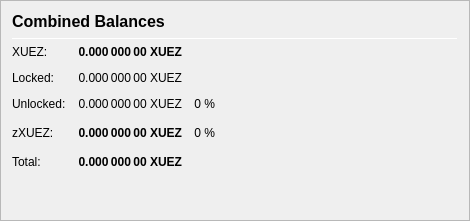
                   <widget class="QFrame" name="frame_CombinedBalances">
                    <property name="minimumSize">
                     <size>
                      <width>470</width>
                      <height>0</height>
                     </size>
                    </property>
                    <property name="frameShape">
                     <enum>QFrame::StyledPanel</enum>
                    </property>
                    <property name="frameShadow">
                     <enum>QFrame::Raised</enum>
                    </property>
                    <layout class="QVBoxLayout" name="verticalLayout_5">
                     <item>
                      <layout class="QHBoxLayout" name="horizontalLayout_5" stretch="0">
                       <item>
                        <widget class="QLabel" name="label_5z">
                         <property name="minimumSize">
                          <size>
                           <width>0</width>
                           <height>20</height>
                          </size>
                         </property>
                         <property name="font">
                          <font>
                           <pointsize>12</pointsize>
                           <weight>75</weight>
                           <bold>true</bold>
                          </font>
                         </property>
                         <property name="toolTip">
                          <string>Combined Balances (including unconfirmed and immature coins)</string>
                         </property>
                         <property name="text">
                          <string>&lt;html&gt;&lt;head/&gt;&lt;body&gt;&lt;p&gt;Combined Balances&lt;/p&gt;&lt;/body&gt;&lt;/html&gt;</string>
                         </property>
                        </widget>
                       </item>
                      </layout>
                     </item>
                     <item>
                      <widget class="Line" name="line_CombinedBalance">
                       <property name="minimumSize">
                        <size>
                         <width>0</width>
                         <height>1</height>
                        </size>
                       </property>
                       <property name="maximumSize">
                        <size>
                         <width>16777215</width>
                         <height>1</height>
                        </size>
                       </property>
                       <property name="orientation">
                        <enum>Qt::Horizontal</enum>
                       </property>
                      </widget>
                     </item>
                     <item>
                      <layout class="QGridLayout" name="gridLayout_3">
                       <property name="spacing">
                        <number>12</number>
                       </property>
                       <item row="4" column="1">
                        <widget class="QLabel" name="labelzBalancez">
                         <property name="font">
                          <font>
                           <weight>75</weight>
                           <bold>true</bold>
                          </font>
                         </property>
                         <property name="cursor">
                          <cursorShape>IBeamCursor</cursorShape>
                         </property>
                         <property name="toolTip">
                          <string>Total of transactions that have yet to be confirmed, and do not yet count toward the spendable balance</string>
                         </property>
                         <property name="text">
                          <string notr="true">0.000 000 00 XUEZ</string>
                         </property>
                         <property name="alignment">
                          <set>Qt::AlignRight|Qt::AlignTrailing|Qt::AlignVCenter</set>
                         </property>
                         <property name="textInteractionFlags">
                          <set>Qt::LinksAccessibleByMouse|Qt::TextSelectableByKeyboard|Qt::TextSelectableByMouse</set>
                         </property>
                        </widget>
                       </item>
                       <item row="6" column="1">
                        <widget class="QLabel" name="labelTotalz">
                         <property name="font">
                          <font>
                           <weight>75</weight>
                           <bold>true</bold>
                          </font>
                         </property>
                         <property name="cursor">
                          <cursorShape>IBeamCursor</cursorShape>
                         </property>
                         <property name="toolTip">
                          <string>Total Balance, including unconfirmed and immature coins.</string>
                         </property>
                         <property name="text">
                          <string notr="true">0.000 000 00 XUEZ</string>
                         </property>
                         <property name="alignment">
                          <set>Qt::AlignRight|Qt::AlignTrailing|Qt::AlignVCenter</set>
                         </property>
                         <property name="textInteractionFlags">
                          <set>Qt::LinksAccessibleByMouse|Qt::TextSelectableByKeyboard|Qt::TextSelectableByMouse</set>
                         </property>
                        </widget>
                       </item>
                       <item row="4" column="3">
                        <spacer name="horizontalSpacer_6">
                         <property name="orientation">
                          <enum>Qt::Horizontal</enum>
                         </property>
                         <property name="sizeHint" stdset="0">
                          <size>
                           <width>40</width>
                           <height>20</height>
                          </size>
                         </property>
                        </spacer>
                       </item>
                       <item row="6" column="0">
                        <widget class="QLabel" name="labelTotalTextz">
                         <property name="text">
                          <string>Total:</string>
                         </property>
                        </widget>
                       </item>
                       <item row="1" column="0">
                        <widget class="QLabel" name="labelBalanceTextz">
                         <property name="text">
                          <string>XUEZ:</string>
                         </property>
                        </widget>
                       </item>
                       <item row="1" column="1">
                        <widget class="QLabel" name="labelBalancez">
                         <property name="font">
                          <font>
                           <weight>75</weight>
                           <bold>true</bold>
                          </font>
                         </property>
                         <property name="cursor">
                          <cursorShape>IBeamCursor</cursorShape>
                         </property>
                         <property name="toolTip">
                          <string>Your current spendable balance</string>
                         </property>
                         <property name="text">
                          <string notr="true">0.000 000 00 XUEZ</string>
                         </property>
                         <property name="alignment">
                          <set>Qt::AlignRight|Qt::AlignTrailing|Qt::AlignVCenter</set>
                         </property>
                         <property name="textInteractionFlags">
                          <set>Qt::LinksAccessibleByMouse|Qt::TextSelectableByKeyboard|Qt::TextSelectableByMouse</set>
                         </property>
                        </widget>
                       </item>
                       <item row="4" column="0">
                        <widget class="QLabel" name="labelzBalanceTextz">
                         <property name="toolTip">
                          <string/>
                         </property>
                         <property name="text">
                          <string>zXUEZ:</string>
                         </property>
                        </widget>
                       </item>
                       <item row="4" column="2">
                        <widget class="QLabel" name="labelzXUEZPercent">
                         <property name="toolTip">
                          <string>Current percentage of zXUEZ.
If AutoMint is enabled this percentage will settle around the configured AutoMint percentage (default = 10%)</string>
                         </property>
                         <property name="text">
                          <string>0 %</string>
                         </property>
                         <property name="alignment">
                          <set>Qt::AlignRight|Qt::AlignTrailing|Qt::AlignVCenter</set>
                         </property>
                        </widget>
                       </item>
                       <item row="6" column="2">
                        <widget class="QLabel" name="label100Percent">
                         <property name="text">
                          <string/>
                         </property>
                         <property name="alignment">
                          <set>Qt::AlignRight|Qt::AlignTrailing|Qt::AlignVCenter</set>
                         </property>
                        </widget>
                       </item>
                       <item row="2" column="1">
                        <widget class="QLabel" name="labelLockedBalance">
                         <property name="toolTip">
                          <string>Locked XUEZ or Masternode collaterals. These are excluded from zXUEZ minting.</string>
                         </property>
                         <property name="text">
                          <string>0.000 000 00 XUEZ</string>
                         </property>
                         <property name="alignment">
                          <set>Qt::AlignRight|Qt::AlignTrailing|Qt::AlignVCenter</set>
                         </property>
                        </widget>
                       </item>
                       <item row="2" column="0">
                        <widget class="QLabel" name="labelLockedBalanceText">
                         <property name="toolTip">
                          <string>Locked XUEZ or Masternode collaterals. These are excluded from zXUEZ minting.</string>
                         </property>
                         <property name="text">
                          <string>Locked:</string>
                         </property>
                        </widget>
                       </item>
                       <item row="3" column="0">
                        <widget class="QLabel" name="labelUnLockedBalanceText">
                         <property name="toolTip">
                          <string>Unlocked XUEZs. These can be used for zXUEZ minting.</string>
                         </property>
                         <property name="text">
                          <string>Unlocked:</string>
                         </property>
                        </widget>
                       </item>
                       <item row="3" column="1">
                        <widget class="QLabel" name="labelUnLockedBalance">
                         <property name="toolTip">
                          <string>Unlocked XUEZs. These can be used for zXUEZ minting.</string>
                         </property>
                         <property name="text">
                          <string>0.000 000 00 XUEZ</string>
                         </property>
                         <property name="alignment">
                          <set>Qt::AlignRight|Qt::AlignTrailing|Qt::AlignVCenter</set>
                         </property>
                        </widget>
                       </item>
                       <item row="3" column="2">
                        <widget class="QLabel" name="labelXUEZPercent">
                         <property name="text">
                          <string>0 %</string>
                         </property>
                         <property name="alignment">
                          <set>Qt::AlignRight|Qt::AlignTrailing|Qt::AlignVCenter</set>
                         </property>
                        </widget>
                       </item>
                      </layout>
                     </item>
                     <item>
                      <spacer name="verticalSpacer_3">
                       <property name="orientation">
                        <enum>Qt::Vertical</enum>
                       </property>
                       <property name="sizeHint" stdset="0">
                        <size>
                         <width>20</width>
                         <height>40</height>
                        </size>
                       </property>
                      </spacer>
                     </item>
                    </layout>
                   </widget>
